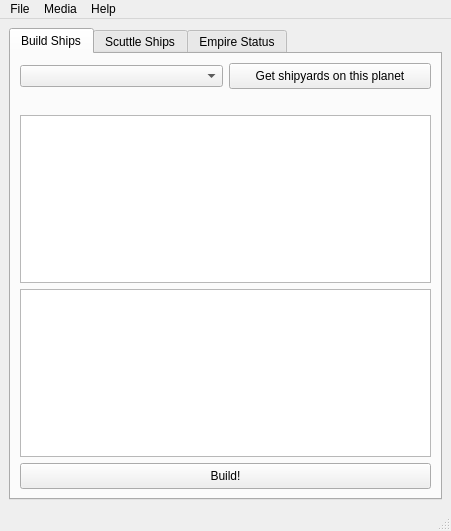
<?xml version="1.0" encoding="UTF-8"?>
<ui version="4.0">
 <class>MainWindow</class>
 <widget class="QMainWindow" name="MainWindow">
  <property name="geometry">
   <rect>
    <x>0</x>
    <y>0</y>
    <width>451</width>
    <height>531</height>
   </rect>
  </property>
  <property name="sizePolicy">
   <sizepolicy hsizetype="MinimumExpanding" vsizetype="Preferred">
    <horstretch>0</horstretch>
    <verstretch>0</verstretch>
   </sizepolicy>
  </property>
  <property name="focusPolicy">
   <enum>Qt::TabFocus</enum>
  </property>
  <property name="windowTitle">
   <string>MainWindow</string>
  </property>
  <property name="styleSheet">
   <string notr="true">QPushButton {
   padding: 5px;
}
QPushButton:focus {
    /* border: 1px dotted black; */
}</string>
  </property>
  <widget class="QWidget" name="centralwidget">
   <layout class="QVBoxLayout" name="verticalLayout_8">
    <item>
     <layout class="QVBoxLayout" name="verticalLayout">
      <item>
       <widget class="QTabWidget" name="tabWidget">
        <property name="focusPolicy">
         <enum>Qt::ClickFocus</enum>
        </property>
        <property name="currentIndex">
         <number>0</number>
        </property>
        <widget class="QWidget" name="tab_build_ships">
         <attribute name="title">
          <string>Build Ships</string>
         </attribute>
         <layout class="QVBoxLayout" name="verticalLayout_10">
          <item>
           <layout class="QVBoxLayout" name="verticalLayout_9">
            <item>
             <layout class="QHBoxLayout" name="horizontalLayout_2">
              <item>
               <widget class="QComboBox" name="cmb_planets_build"/>
              </item>
              <item>
               <widget class="QPushButton" name="btn_get_shipyards_build">
                <property name="text">
                 <string>Get shipyards on this planet</string>
                </property>
               </widget>
              </item>
             </layout>
            </item>
            <item>
             <widget class="QLabel" name="lbl_build_ports_available">
              <property name="text">
               <string/>
              </property>
             </widget>
            </item>
            <item>
             <widget class="QTableWidget" name="tbl_shipyards_build">
              <property name="alternatingRowColors">
               <bool>true</bool>
              </property>
              <property name="sortingEnabled">
               <bool>true</bool>
              </property>
              <property name="columnCount">
               <number>0</number>
              </property>
             </widget>
            </item>
            <item>
             <widget class="QTableWidget" name="tbl_ships_build"/>
            </item>
            <item>
             <widget class="QPushButton" name="btn_build_ships">
              <property name="text">
               <string>Build!</string>
              </property>
             </widget>
            </item>
           </layout>
          </item>
         </layout>
        </widget>
        <widget class="QWidget" name="tab_scuttle_ships">
         <attribute name="title">
          <string>Scuttle Ships</string>
         </attribute>
         <layout class="QVBoxLayout" name="verticalLayout_6">
          <item>
           <layout class="QVBoxLayout" name="verticalLayout_4">
            <item>
             <layout class="QHBoxLayout" name="horizontalLayout">
              <item>
               <widget class="QComboBox" name="cmb_planets_scuttle">
                <property name="sizePolicy">
                 <sizepolicy hsizetype="MinimumExpanding" vsizetype="Fixed">
                  <horstretch>0</horstretch>
                  <verstretch>0</verstretch>
                 </sizepolicy>
                </property>
               </widget>
              </item>
              <item>
               <widget class="QPushButton" name="btn_get_ships_scuttle">
                <property name="text">
                 <string>Get ships on this planet</string>
                </property>
               </widget>
              </item>
             </layout>
            </item>
            <item>
             <widget class="QTableWidget" name="tbl_ships_scuttle">
              <property name="alternatingRowColors">
               <bool>true</bool>
              </property>
              <property name="sortingEnabled">
               <bool>false</bool>
              </property>
              <property name="columnCount">
               <number>5</number>
              </property>
              <column/>
              <column/>
              <column/>
              <column/>
              <column/>
             </widget>
            </item>
           </layout>
          </item>
         </layout>
        </widget>
        <widget class="QWidget" name="tab_status">
         <attribute name="title">
          <string>Empire Status</string>
         </attribute>
         <layout class="QVBoxLayout" name="verticalLayout_7">
          <item>
           <layout class="QVBoxLayout" name="verticalLayout_3">
            <item>
             <widget class="QPushButton" name="btn_get_empire_status">
              <property name="sizePolicy">
               <sizepolicy hsizetype="Minimum" vsizetype="Maximum">
                <horstretch>0</horstretch>
                <verstretch>0</verstretch>
               </sizepolicy>
              </property>
              <property name="text">
               <string>Get Empire Status</string>
              </property>
             </widget>
            </item>
            <item>
             <widget class="QPlainTextEdit" name="txt_empire_status">
              <property name="focusPolicy">
               <enum>Qt::ClickFocus</enum>
              </property>
              <property name="tabChangesFocus">
               <bool>false</bool>
              </property>
             </widget>
            </item>
           </layout>
          </item>
         </layout>
        </widget>
       </widget>
      </item>
     </layout>
    </item>
   </layout>
  </widget>
  <widget class="QMenuBar" name="menubar">
   <property name="geometry">
    <rect>
     <x>0</x>
     <y>0</y>
     <width>451</width>
     <height>25</height>
    </rect>
   </property>
   <property name="mouseTracking">
    <bool>true</bool>
   </property>
   <property name="acceptDrops">
    <bool>false</bool>
   </property>
   <widget class="QMenu" name="menuFile">
    <property name="mouseTracking">
     <bool>true</bool>
    </property>
    <property name="acceptDrops">
     <bool>true</bool>
    </property>
    <property name="title">
     <string>File</string>
    </property>
    <addaction name="actionQuit"/>
    <addaction name="separator"/>
    <addaction name="actionChose_Config_File"/>
    <addaction name="actionChose_Config_Section"/>
    <addaction name="actionConfig_File_Status"/>
    <addaction name="separator"/>
    <addaction name="actionLog_In"/>
    <addaction name="actionLog_Out"/>
    <addaction name="separator"/>
    <addaction name="actionTest"/>
   </widget>
   <widget class="QMenu" name="menuHelp">
    <property name="title">
     <string>Help</string>
    </property>
    <addaction name="actionAbout"/>
    <addaction name="actionClear_All_Caches"/>
   </widget>
   <widget class="QMenu" name="menuMedia">
    <property name="title">
     <string>Media</string>
    </property>
    <addaction name="actionMute"/>
    <addaction name="actionUnmute"/>
   </widget>
   <addaction name="menuFile"/>
   <addaction name="menuMedia"/>
   <addaction name="menuHelp"/>
  </widget>
  <widget class="QStatusBar" name="statusbar">
   <property name="cursor">
    <cursorShape>ArrowCursor</cursorShape>
   </property>
   <property name="toolTip">
    <string>status tt</string>
   </property>
   <property name="statusTip">
    <string>status st</string>
   </property>
   <property name="whatsThis">
    <string/>
   </property>
   <property name="sizeGripEnabled">
    <bool>true</bool>
   </property>
  </widget>
  <action name="actionQuit">
   <property name="text">
    <string>Quit</string>
   </property>
  </action>
  <action name="actionChose_Config_File">
   <property name="text">
    <string>Chose Config File</string>
   </property>
   <property name="statusTip">
    <string>Select a non-default config file</string>
   </property>
  </action>
  <action name="actionChose_Config_Section">
   <property name="text">
    <string>Chose Config Section</string>
   </property>
   <property name="statusTip">
    <string>Log in using a different account</string>
   </property>
  </action>
  <action name="actionTest">
   <property name="text">
    <string>Test</string>
   </property>
   <property name="statusTip">
    <string>Whoops.  I should have removed this.</string>
   </property>
  </action>
  <action name="actionLog_In">
   <property name="text">
    <string>Log In</string>
   </property>
  </action>
  <action name="actionConfig_File_Status">
   <property name="text">
    <string>Connection Status</string>
   </property>
   <property name="statusTip">
    <string/>
   </property>
  </action>
  <action name="actionAbout">
   <property name="text">
    <string>About</string>
   </property>
   <property name="statusTip">
    <string>App details and version information</string>
   </property>
  </action>
  <action name="actionLog_Out">
   <property name="text">
    <string>Log Out</string>
   </property>
  </action>
  <action name="actionClear_All_Caches">
   <property name="text">
    <string>Clear All Caches</string>
   </property>
   <property name="toolTip">
    <string>Click if you're getting old data.</string>
   </property>
   <property name="statusTip">
    <string>Click if you're getting old data.</string>
   </property>
  </action>
  <action name="actionMute">
   <property name="text">
    <string>Mute</string>
   </property>
  </action>
  <action name="actionUnmute">
   <property name="text">
    <string>Unmute</string>
   </property>
  </action>
 </widget>
 <tabstops>
  <tabstop>btn_get_empire_status</tabstop>
 </tabstops>
 <resources/>
 <connections>
  <connection>
   <sender>actionQuit</sender>
   <signal>activated()</signal>
   <receiver>MainWindow</receiver>
   <slot>close()</slot>
   <hints>
    <hint type="sourcelabel">
     <x>-1</x>
     <y>-1</y>
    </hint>
    <hint type="destinationlabel">
     <x>225</x>
     <y>263</y>
    </hint>
   </hints>
  </connection>
  <connection>
   <sender>MainWindow</sender>
   <signal>destroyed()</signal>
   <receiver>MainWindow</receiver>
   <slot>close()</slot>
   <hints>
    <hint type="sourcelabel">
     <x>225</x>
     <y>265</y>
    </hint>
    <hint type="destinationlabel">
     <x>225</x>
     <y>265</y>
    </hint>
   </hints>
  </connection>
 </connections>
</ui>
